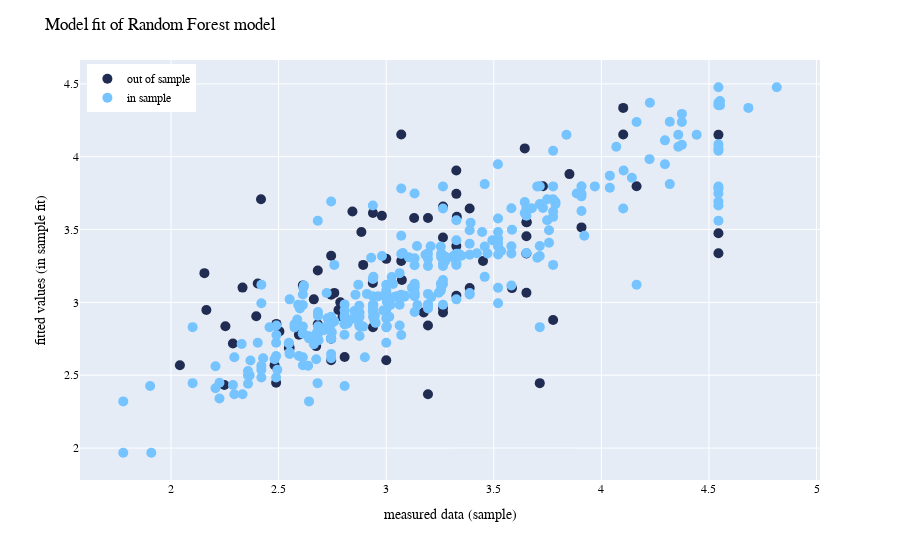

The cell this chart's notebook holds for it:
### Code cell
fig = px.scatter(df, x = "meas", y = "pred", color = "split", 
                 color_discrete_sequence=['#212c52','#75c3ff'])

fig.update_layout(
    font_family="Helvetica Neue, Helvetica, Arial, sans-serif",
    font_color="black",
    title = {'text':'Model fit of Random Forest model'},
    xaxis_title = "measured data (sample)",
    yaxis_title = "fitted values (in sample fit)",
    #markersize= 12,
  )
fig.update_layout(legend=dict(
    yanchor="top",
    title=None,
    y=0.99,
    xanchor="left",
    x=0.01
))
fig.update_traces(marker_size = 10)

#['#75c3ff', "red"],#, marker_line_color='#212c52',
 #                 marker_line_width=1.5, opacity=1)

### Figure 1 — Plotly figure (JSON) as saved in the notebook; plotly's stock layout.template omitted (floating-point values rounded to 4 significant figures; data arrays with more than 128 entries replaced by an {"elided": "..."} marker saying what was removed)
{"data": [{"hovertemplate": "split=out of sample<br>meas=%{x}<br>pred=%{y}<extra></extra>", "legendgroup": "out of sample", "marker": {"color": "#212c52", "size": 10, "symbol": "circle"}, "mode": "markers", "name": "out of sample", "orientation": "v", "showlegend": true, "type": "scatter", "x": [3.644, 3.0, 2.594, 4.544, 2.489, 2.548, 3.194, 2.288, 3.652, 4.164, 2.744, 2.155, 2.744, 2.481, 3.326, 3.326, 3.653, 3.174, 2.787, 3.45, 2.332, 2.396, 3.0, 3.388, 2.164, 4.544, 2.504, 3.652, 3.264, 3.326, 2.248, 3.652, 2.939, 3.07, 2.885, 2.613, 3.776, 2.807, 3.852, 2.664, 4.102, 4.544, 2.759, 3.264, 3.326, 3.194, 2.939, 3.194, 2.041, 3.714, 2.744, 2.98, 4.102, 2.418, 2.551, 2.49, 3.328, 2.253, 2.682, 2.744, 3.729, 2.893, 3.908, 3.652, 2.778, 3.264, 2.797, 2.938, 3.073, 3.13, 3.07, 2.682, 3.585, 3.264, 2.403, 2.675, 2.843, 3.388], "xaxis": "x", "y": [4.057, 3.299, 2.778, 3.338, 2.448, 2.688, 2.37, 2.718, 3.55, 3.798, 3.32, 3.201, 3.053, 2.568, 3.387, 3.745, 3.55, 2.931, 3.001, 3.284, 3.102, 2.905, 2.602, 3.645, 2.947, 4.151, 2.801, 3.066, 3.658, 3.905, 2.433, 3.454, 3.613, 3.284, 3.484, 3.117, 2.879, 2.626, 3.881, 3.021, 4.335, 3.475, 3.065, 3.446, 3.045, 3.579, 2.829, 2.842, 2.568, 2.446, 2.602, 3.595, 4.153, 3.708, 2.688, 2.852, 3.587, 2.836, 3.219, 2.75, 3.798, 3.257, 3.515, 3.335, 2.947, 2.931, 2.901, 3.133, 3.154, 3.579, 4.153, 2.849, 3.098, 2.961, 3.13, 2.7, 3.624, 3.098], "yaxis": "y"}, {"hovertemplate": "split=in sample<br>meas=%{x}<br>pred=%{y}<extra></extra>", "legendgroup": "in sample", "marker": {"color": "#75c3ff", "size": 10, "symbol": "circle"}, "mode": "markers", "name": "in sample", "orientation": "v", "showlegend": true, "type": "scatter", "x": {"elided": "312 float values"}, "xaxis": "x", "y": {"elided": "312 float values"}, "yaxis": "y"}], "layout": {"font": {"color": "black", "family": "Helvetica Neue, Helvetica, Arial, sans-serif"}, "legend": {"title": {}, "tracegroupgap": 0, "x": 0.01, "xanchor": "left", "y": 0.99, "yanchor": "top"}, "margin": {"t": 60}, "title": {"text": "Model fit of Random Forest model"}, "xaxis": {"anchor": "y", "domain": [0, 1], "title": {"text": "measured data (sample)"}}, "yaxis": {"anchor": "x", "domain": [0, 1], "title": {"text": "fitted values (in sample fit)"}}}}
